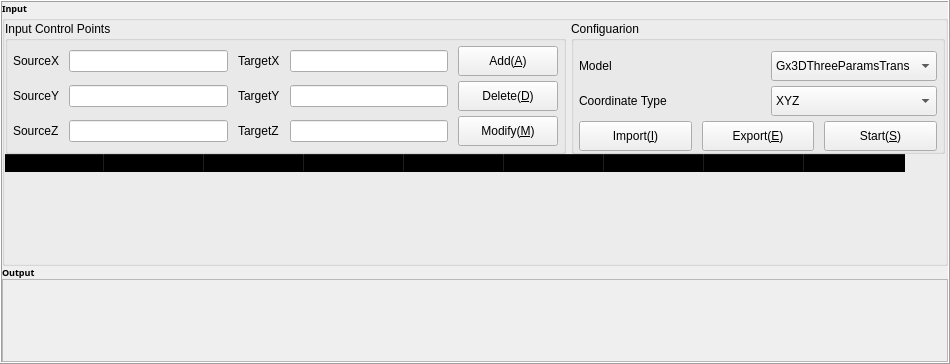
              <widget class="QWidget" name="widgetContentCenter" native="true">
               <property name="font">
                <font>
                 <pointsize>7</pointsize>
                </font>
               </property>
               <layout class="QHBoxLayout" name="horizontalLayout_5">
                <property name="spacing">
                 <number>0</number>
                </property>
                <property name="leftMargin">
                 <number>0</number>
                </property>
                <property name="topMargin">
                 <number>0</number>
                </property>
                <property name="rightMargin">
                 <number>0</number>
                </property>
                <property name="bottomMargin">
                 <number>0</number>
                </property>
                <item>
                 <widget class="QFrame" name="frame_widgetContentCenter">
                  <property name="minimumSize">
                   <size>
                    <width>950</width>
                    <height>0</height>
                   </size>
                  </property>
                  <property name="frameShape">
                   <enum>QFrame::Box</enum>
                  </property>
                  <property name="frameShadow">
                   <enum>QFrame::Raised</enum>
                  </property>
                  <layout class="QVBoxLayout" name="verticalLayout_5" stretch="0,15,0,5">
                   <property name="spacing">
                    <number>0</number>
                   </property>
                   <property name="leftMargin">
                    <number>0</number>
                   </property>
                   <property name="topMargin">
                    <number>0</number>
                   </property>
                   <property name="rightMargin">
                    <number>0</number>
                   </property>
                   <property name="bottomMargin">
                    <number>0</number>
                   </property>
                   <item>
                    <widget class="QLabel" name="labelInput">
                     <property name="minimumSize">
                      <size>
                       <width>500</width>
                       <height>0</height>
                      </size>
                     </property>
                     <property name="font">
                      <font>
                       <family>微软雅黑</family>
                       <weight>75</weight>
                       <bold>true</bold>
                      </font>
                     </property>
                     <property name="text">
                      <string>Input</string>
                     </property>
                    </widget>
                   </item>
                   <item>
                    <widget class="QFrame" name="frameInput">
                     <property name="styleSheet">
                      <string notr="true">QFrame{border: None; background-color: transparent;}</string>
                     </property>
                     <property name="frameShape">
                      <enum>QFrame::NoFrame</enum>
                     </property>
                     <property name="frameShadow">
                      <enum>QFrame::Raised</enum>
                     </property>
                     <property name="lineWidth">
                      <number>0</number>
                     </property>
                     <layout class="QVBoxLayout" name="verticalLayout_4" stretch="0">
                      <property name="spacing">
                       <number>0</number>
                      </property>
                      <property name="leftMargin">
                       <number>0</number>
                      </property>
                      <property name="topMargin">
                       <number>0</number>
                      </property>
                      <property name="rightMargin">
                       <number>0</number>
                      </property>
                      <property name="bottomMargin">
                       <number>0</number>
                      </property>
                      <item>
                       <widget class="QGroupBox" name="groupBox_frameInput">
                        <property name="styleSheet">
                         <string notr="true"/>
                        </property>
                        <property name="title">
                         <string/>
                        </property>
                        <layout class="QVBoxLayout" name="verticalLayout_8" stretch="1,2">
                         <property name="spacing">
                          <number>0</number>
                         </property>
                         <property name="leftMargin">
                          <number>0</number>
                         </property>
                         <property name="topMargin">
                          <number>0</number>
                         </property>
                         <property name="rightMargin">
                          <number>0</number>
                         </property>
                         <property name="bottomMargin">
                          <number>0</number>
                         </property>
                         <item>
                          <widget class="QFrame" name="frameTop_groupBox_frameInput">
                           <property name="frameShape">
                            <enum>QFrame::StyledPanel</enum>
                           </property>
                           <property name="frameShadow">
                            <enum>QFrame::Raised</enum>
                           </property>
                           <layout class="QHBoxLayout" name="horizontalLayout_6" stretch="3,2">
                            <property name="spacing">
                             <number>5</number>
                            </property>
                            <property name="leftMargin">
                             <number>0</number>
                            </property>
                            <property name="topMargin">
                             <number>0</number>
                            </property>
                            <property name="rightMargin">
                             <number>0</number>
                            </property>
                            <property name="bottomMargin">
                             <number>0</number>
                            </property>
                            <item>
                             <widget class="QGroupBox" name="groupBox_ControlPoints">
                              <property name="styleSheet">
                               <string notr="true"/>
                              </property>
                              <property name="title">
                               <string>Input Control Points</string>
                              </property>
                              <layout class="QGridLayout" name="gridLayout">
                               <property name="leftMargin">
                                <number>5</number>
                               </property>
                               <property name="topMargin">
                                <number>5</number>
                               </property>
                               <property name="rightMargin">
                                <number>5</number>
                               </property>
                               <property name="bottomMargin">
                                <number>2</number>
                               </property>
                               <property name="horizontalSpacing">
                                <number>10</number>
                               </property>
                               <property name="verticalSpacing">
                                <number>5</number>
                               </property>
                               <item row="1" column="3">
                                <widget class="QLineEdit" name="lineEdit_TargetY"/>
                               </item>
                               <item row="0" column="3">
                                <widget class="QLineEdit" name="lineEdit_TargetX"/>
                               </item>
                               <item row="2" column="1">
                                <widget class="QLineEdit" name="lineEdit_SourceZ"/>
                               </item>
                               <item row="2" column="0">
                                <widget class="QLabel" name="label_6">
                                 <property name="text">
                                  <string>SourceZ</string>
                                 </property>
                                </widget>
                               </item>
                               <item row="0" column="2">
                                <widget class="QLabel" name="label_7">
                                 <property name="text">
                                  <string>TargetX</string>
                                 </property>
                                </widget>
                               </item>
                               <item row="1" column="1">
                                <widget class="QLineEdit" name="lineEdit_SourceY"/>
                               </item>
                               <item row="2" column="3">
                                <widget class="QLineEdit" name="lineEdit_TargetZ"/>
                               </item>
                               <item row="1" column="2">
                                <widget class="QLabel" name="label_8">
                                 <property name="text">
                                  <string>TargetY</string>
                                 </property>
                                </widget>
                               </item>
                               <item row="0" column="4">
                                <widget class="QPushButton" name="pushButton_Add">
                                 <property name="minimumSize">
                                  <size>
                                   <width>100</width>
                                   <height>30</height>
                                  </size>
                                 </property>
                                 <property name="text">
                                  <string>Add(&amp;A)</string>
                                 </property>
                                 <property name="flat">
                                  <bool>false</bool>
                                 </property>
                                </widget>
                               </item>
                               <item row="2" column="2">
                                <widget class="QLabel" name="label_9">
                                 <property name="text">
                                  <string>TargetZ</string>
                                 </property>
                                </widget>
                               </item>
                               <item row="0" column="0">
                                <widget class="QLabel" name="label">
                                 <property name="text">
                                  <string>SourceX</string>
                                 </property>
                                </widget>
                               </item>
                               <item row="0" column="1">
                                <widget class="QLineEdit" name="lineEdit_SourceX"/>
                               </item>
                               <item row="1" column="0">
                                <widget class="QLabel" name="label_5">
                                 <property name="text">
                                  <string>SourceY</string>
                                 </property>
                                </widget>
                               </item>
                               <item row="1" column="4">
                                <widget class="QPushButton" name="pushButton_Delete">
                                 <property name="minimumSize">
                                  <size>
                                   <width>100</width>
                                   <height>30</height>
                                  </size>
                                 </property>
                                 <property name="text">
                                  <string>Delete(&amp;D)</string>
                                 </property>
                                 <property name="flat">
                                  <bool>false</bool>
                                 </property>
                                </widget>
                               </item>
                               <item row="2" column="4">
                                <widget class="QPushButton" name="pushButton_Modify">
                                 <property name="minimumSize">
                                  <size>
                                   <width>100</width>
                                   <height>30</height>
                                  </size>
                                 </property>
                                 <property name="text">
                                  <string>Modify(&amp;M)</string>
                                 </property>
                                 <property name="flat">
                                  <bool>false</bool>
                                 </property>
                                </widget>
                               </item>
                              </layout>
                             </widget>
                            </item>
                            <item>
                             <widget class="QGroupBox" name="groupBox_Configuarion">
                              <property name="title">
                               <string>Configuarion</string>
                              </property>
                              <layout class="QGridLayout" name="gridLayout_2" rowstretch="1,1,1" rowminimumheight="30,30,0">
                               <property name="leftMargin">
                                <number>5</number>
                               </property>
                               <property name="topMargin">
                                <number>10</number>
                               </property>
                               <property name="rightMargin">
                                <number>5</number>
                               </property>
                               <property name="bottomMargin">
                                <number>0</number>
                               </property>
                               <property name="horizontalSpacing">
                                <number>0</number>
                               </property>
                               <property name="verticalSpacing">
                                <number>5</number>
                               </property>
                               <item row="0" column="0">
                                <widget class="QLabel" name="label_10">
                                 <property name="sizePolicy">
                                  <sizepolicy hsizetype="Preferred" vsizetype="Preferred">
                                   <horstretch>0</horstretch>
                                   <verstretch>0</verstretch>
                                  </sizepolicy>
                                 </property>
                                 <property name="text">
                                  <string>Model</string>
                                 </property>
                                </widget>
                               </item>
                               <item row="1" column="0" colspan="2">
                                <widget class="QLabel" name="label_11">
                                 <property name="sizePolicy">
                                  <sizepolicy hsizetype="Preferred" vsizetype="Preferred">
                                   <horstretch>0</horstretch>
                                   <verstretch>0</verstretch>
                                  </sizepolicy>
                                 </property>
                                 <property name="text">
                                  <string>Coordinate Type</string>
                                 </property>
                                </widget>
                               </item>
                               <item row="1" column="2">
                                <widget class="QComboBox" name="comboBox_CoordType">
                                 <property name="sizePolicy">
                                  <sizepolicy hsizetype="Preferred" vsizetype="Fixed">
                                   <horstretch>0</horstretch>
                                   <verstretch>0</verstretch>
                                  </sizepolicy>
                                 </property>
                                 <property name="minimumSize">
                                  <size>
                                   <width>0</width>
                                   <height>25</height>
                                  </size>
                                 </property>
                                 <property name="maximumSize">
                                  <size>
                                   <width>16777215</width>
                                   <height>40</height>
                                  </size>
                                 </property>
                                 <item>
                                  <property name="text">
                                   <string>XYZ</string>
                                  </property>
                                 </item>
                                </widget>
                               </item>
                               <item row="0" column="2">
                                <widget class="QComboBox" name="comboBox_Model">
                                 <property name="sizePolicy">
                                  <sizepolicy hsizetype="Preferred" vsizetype="Fixed">
                                   <horstretch>0</horstretch>
                                   <verstretch>0</verstretch>
                                  </sizepolicy>
                                 </property>
                                 <property name="minimumSize">
                                  <size>
                                   <width>0</width>
                                   <height>25</height>
                                  </size>
                                 </property>
                                 <property name="maximumSize">
                                  <size>
                                   <width>16777215</width>
                                   <height>40</height>
                                  </size>
                                 </property>
                                 <item>
                                  <property name="text">
                                   <string>Gx3DThreeParamsTrans</string>
                                  </property>
                                 </item>
                                </widget>
                               </item>
                               <item row="2" column="0" colspan="3">
                                <widget class="QWidget" name="widget" native="true">
                                 <property name="sizePolicy">
                                  <sizepolicy hsizetype="Preferred" vsizetype="Preferred">
                                   <horstretch>0</horstretch>
                                   <verstretch>0</verstretch>
                                  </sizepolicy>
                                 </property>
                                 <layout class="QHBoxLayout" name="horizontalLayout_8">
                                  <property name="spacing">
                                   <number>10</number>
                                  </property>
                                  <property name="leftMargin">
                                   <number>0</number>
                                  </property>
                                  <property name="topMargin">
                                   <number>0</number>
                                  </property>
                                  <property name="rightMargin">
                                   <number>0</number>
                                  </property>
                                  <property name="bottomMargin">
                                   <number>0</number>
                                  </property>
                                  <item>
                                   <widget class="QPushButton" name="pushButton_Import">
                                    <property name="minimumSize">
                                     <size>
                                      <width>40</width>
                                      <height>30</height>
                                     </size>
                                    </property>
                                    <property name="text">
                                     <string>Import(&amp;I)</string>
                                    </property>
                                   </widget>
                                  </item>
                                  <item>
                                   <widget class="QPushButton" name="pushButton_Export">
                                    <property name="minimumSize">
                                     <size>
                                      <width>40</width>
                                      <height>30</height>
                                     </size>
                                    </property>
                                    <property name="text">
                                     <string>Export(&amp;E)</string>
                                    </property>
                                   </widget>
                                  </item>
                                  <item>
                                   <widget class="QPushButton" name="pushButton_Start">
                                    <property name="minimumSize">
                                     <size>
                                      <width>0</width>
                                      <height>30</height>
                                     </size>
                                    </property>
                                    <property name="text">
                                     <string>Start(&amp;S)</string>
                                    </property>
                                   </widget>
                                  </item>
                                 </layout>
                                </widget>
                               </item>
                              </layout>
                             </widget>
                            </item>
                           </layout>
                          </widget>
                         </item>
                         <item>
                          <widget class="QFrame" name="frameBottom_groupBox_frameInput_2">
                           <property name="styleSheet">
                            <string notr="true"/>
                           </property>
                           <property name="frameShape">
                            <enum>QFrame::StyledPanel</enum>
                           </property>
                           <property name="frameShadow">
                            <enum>QFrame::Raised</enum>
                           </property>
                           <layout class="QHBoxLayout" name="horizontalLayout_7">
                            <property name="spacing">
                             <number>0</number>
                            </property>
                            <property name="leftMargin">
                             <number>0</number>
                            </property>
                            <property name="topMargin">
                             <number>0</number>
                            </property>
                            <property name="rightMargin">
                             <number>0</number>
                            </property>
                            <property name="bottomMargin">
                             <number>0</number>
                            </property>
                            <item>
                             <widget class="QCustomTableWidget" name="tableWidget_ControlPoints">
                              <property name="styleSheet">
                               <string notr="true"/>
                              </property>
                              <property name="frameShape">
                               <enum>QFrame::Box</enum>
                              </property>
                              <property name="frameShadow">
                               <enum>QFrame::Plain</enum>
                              </property>
                              <column>
                               <property name="text">
                                <string>SourceX/B</string>
                               </property>
                              </column>
                              <column>
                               <property name="text">
                                <string>SourceY/L</string>
                               </property>
                              </column>
                              <column>
                               <property name="text">
                                <string>SourceZ/H</string>
                               </property>
                              </column>
                              <column>
                               <property name="text">
                                <string>TargetX/B</string>
                               </property>
                              </column>
                              <column>
                               <property name="text">
                                <string>TargetY/L</string>
                               </property>
                              </column>
                              <column>
                               <property name="text">
                                <string>TargetZ/H</string>
                               </property>
                              </column>
                              <column>
                               <property name="text">
                                <string>ResidualX/B(m/°)</string>
                               </property>
                              </column>
                              <column>
                               <property name="text">
                                <string>ResidualY/L(m/°)</string>
                               </property>
                              </column>
                              <column>
                               <property name="text">
                                <string>ResidualZ/H(m/°)</string>
                               </property>
                              </column>
                             </widget>
                            </item>
                           </layout>
                          </widget>
                         </item>
                        </layout>
                       </widget>
                      </item>
                     </layout>
                    </widget>
                   </item>
                   <item>
                    <widget class="QLabel" name="labelOutput">
                     <property name="font">
                      <font>
                       <family>微软雅黑</family>
                       <weight>75</weight>
                       <bold>true</bold>
                      </font>
                     </property>
                     <property name="text">
                      <string>Output</string>
                     </property>
                    </widget>
                   </item>
                   <item>
                    <widget class="QFrame" name="frameOuput">
                     <property name="frameShape">
                      <enum>QFrame::StyledPanel</enum>
                     </property>
                     <property name="frameShadow">
                      <enum>QFrame::Raised</enum>
                     </property>
                    </widget>
                   </item>
                  </layout>
                 </widget>
                </item>
               </layout>
              </widget>
